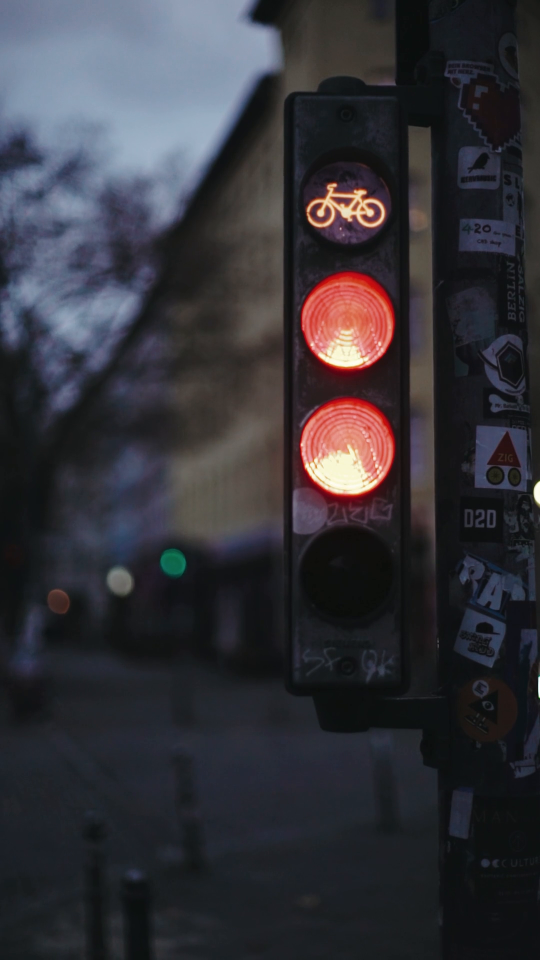
#> input picture frame 13 of data/lampu_jalan.mp4, 1080 x 1920 px (shown at 1/2 size)
$ python main.py
#> lines starting #> are read from the running program, lines starting #| are printed output that depends on the picture; after the words box and inside, x2 and y2 are one past the last pixel; in counts of white or black regions, pixels touching at a corner belong together
import os
import cv2
import numpy as np
import pandas as pd
import matplotlib.pyplot as plt
from tqdm import tqdm
from skimage.feature import local_binary_pattern
from skimage import img_as_ubyte
import warnings
warnings.filterwarnings('ignore')

class VideoFeatureExtractor:
    """Ini Kelas buat ngekstrak fitur dari video"""

    def __init__(self, data_folder='data/', output_folder='output/'):
        """
        Inisialisasi ekstrator fitur video

        Args:
            data_folder (str): Path ke folder yang berisi video
            output_folder (str): Path ke folder output
        """
        self.data_folder = data_folder
        self.output_folder = output_folder
        self.features = []
        self.video_files = []

        # Buat Folder Outputnya kalo belum ada
        os.makedirs(self.output_folder, exist_ok=True)

        # Ini parameter buat LBP
        self.lbp_radius = 1
        self.lbp_n_points = 8 * self.lbp_radius

        print("Video featurenya udah berhasil diload")
        print(f" Data folder: {self.data_folder}")
        print(f" Output folder: {self.output_folder}")

    def get_video_files(self):
        """Lagi ambil daftar video dari folder data"""
        if not os.path.exists(self.data_folder):
            raise FileNotFoundError(f"Folder {self.data_folder} Ga Ketemu")

        video_extensions = ['.mp4', '.avi', '.mov', '.mkv', '.wmv']
        self.video_files = []

        for file in os.listdir(self.data_folder):
            if any(file.lower().endswith(ext) for ext in video_extensions):
                self.video_files.append(os.path.join(self.data_folder, file))

        if not self.video_files:
            raise ValueError(f"Tidak ada file video ditemukan di folder {self.data_folder}")

        print(f"Nah Ada {len(self.video_files)} file video:")
        for i, file in enumerate(self.video_files, 1):
            print(f"   {i}. {os.path.basename(file)}")

        return self.video_files

    def preprocess_frame(self, frame, target_size=(640, 480)):
        """
        Langkah awal pra-pemrosesan: resize frame dan ubah jadi hitam putih (grayscale)

        Args:
            frame (numpy.ndarray): Frame video yang akan diproses
            target_size (tuple): Ukuran yang ditargetkan (width, height)

        Returns:
            tuple: (frame yang sudah di-resize, frame dalam bentuk grayscale)
        """
        # Resize frame
        frame_resized = cv2.resize(frame, target_size)

        # Ngonversi ke grayscale
        frame_gray = cv2.cvtColor(frame_resized, cv2.COLOR_BGR2GRAY)

        return frame_resized, frame_gray

    def extract_color_histogram(self, frame):
        """
        Ngambil fitur warna dari frame dengan histogram RGB

        Args:
            frame (numpy.ndarray): Frame video dalam format BGR (standar OpenCV)

        Returns:
            numpy.ndarray: Histogram gabungan dari warna merah, hijau, dan biru (R+G+B)
        """
        # Konversi BGR ke RGB
        frame_rgb = cv2.cvtColor(frame, cv2.COLOR_BGR2RGB)

        # ngitung histogram untuk setiap channel
        hist_r = cv2.calcHist([frame_rgb], [0], None, [256], [0, 256])
        hist_g = cv2.calcHist([frame_rgb], [1], None, [256], [0, 256])
        hist_b = cv2.calcHist([frame_rgb], [2], None, [256], [0, 256])

        # Ngegabungin histogram sama normalisasi
        combined_hist = np.concatenate([hist_r.flatten(), hist_g.flatten(), hist_b.flatten()])
        combined_hist = combined_hist / np.sum(combined_hist)

        return combined_hist

    def extract_optical_flow(self, prev_gray, curr_gray):
        """
        Ngambil fitur optical flow pakai metode Farnebäck

        Args:
            prev_gray (numpy.ndarray): Frame grayscale sebelumnya
            curr_gray (numpy.ndarray): Frame grayscale yang sekarang

        Returns:
            float: Nilai rata-rata dari magnitudo pergerakan (optical flow)
        """

        # Pakai metode Farnebäck untuk dense optical flow
        flow = cv2.calcOpticalFlowFarneback(prev_gray, curr_gray, None, 0.5, 3, 15, 3, 5, 1.2, 0)

        # Hitung magnitudo dan sudut
        magnitude, angle = cv2.cartToPolar(flow[..., 0], flow[..., 1])

        # Rata-rata magnitudo
        avg_magnitude = np.mean(magnitude)

        return avg_magnitude

    def extract_edge_density(self, frame_gray):
        """
        Ekstraksi fitur kepadatan tepi menggunakan Canny edge detection

        Args:
            frame_gray (numpy.ndarray): Frame grayscale

        Returns:
            float: Kepadatan tepi (proporsi piksel tepi)
        """
        # Deteksi tepi dengan Canny
        edges = cv2.Canny(frame_gray, 50, 150)

        # Hitung kepadatan tepi
        edge_density = np.sum(edges > 0) / (edges.shape[0] * edges.shape[1])

        return edge_density

    def extract_lbp_histogram(self, frame_gray):
        """
        Ngambil fitur tekstur dari frame pakai histogram LBP (Local Binary Patterns)

        Args:
            frame_gray (numpy.ndarray): Frame dalam format grayscale

        Returns:
            numpy.ndarray: Histogram LBP yang udah dinormalisasi
        """
        # Hitung LBP
        lbp = local_binary_pattern(frame_gray, self.lbp_n_points, self.lbp_radius, method='uniform')

        # Hitung histogram LBP
        hist_lbp, _ = np.histogram(lbp.ravel(), bins=self.lbp_n_points + 2, range=(0, self.lbp_n_points + 2))

        # Normalisasi histogram
        hist_lbp = hist_lbp.astype(float)
        hist_lbp /= (hist_lbp.sum() + 1e-7)

        return hist_lbp

    def extract_features_from_video(self, video_path):
        """
        Ngambil semua fitur dari satu file video

        Args:
            video_path (str): Lokasi/path ke file video

        Returns:
            dict: Dictionary yang berisi semua fitur hasil ekstraksi
        """
        print(f"Memproses: {os.path.basename(video_path)}")

        # Buka video
        cap = cv2.VideoCapture(video_path)

        if not cap.isOpened():
            raise ValueError(f"Tidak dapat membuka video: {video_path}")

        # Inisialisasi variabel untuk menyimpan fitur
        color_histograms = []
        optical_flows = []
        edge_densities = []
        lbp_histograms = []

        # Baca frame pertama
        ret, prev_frame = cap.read()
        if not ret:
            raise ValueError(f"Tidak dapat membaca frame dari video: {video_path}")

        prev_frame_resized, prev_gray = self.preprocess_frame(prev_frame)

        # Dapatkan informasi video
        total_frames = int(cap.get(cv2.CAP_PROP_FRAME_COUNT))
        fps = cap.get(cv2.CAP_PROP_FPS)

        print(f"    Total frames: {total_frames}, FPS: {fps:.2f}")

        # Progress bar untuk frame
        frame_pbar = tqdm(total=total_frames-1, desc="   Ekstraksi frame", leave=False)

        frame_count = 0
        while True:
            ret, curr_frame = cap.read()
            if not ret:
                break

            # Pra-pemrosesan frame
            curr_frame_resized, curr_gray = self.preprocess_frame(curr_frame)

            # Ekstraksi fitur
            try:
                # 1. Histogram warna
                color_hist = self.extract_color_histogram(curr_frame_resized)
                color_histograms.append(color_hist)

                # 2. Optical flow
                if frame_count > 0:  # Jadinya optical flow cuma dihitung setelah frame pertama
                    flow_magnitude = self.extract_optical_flow(prev_gray, curr_gray)
                    optical_flows.append(flow_magnitude)

                # 3. Edge density
                edge_density = self.extract_edge_density(curr_gray)
                edge_densities.append(edge_density)

                # 4. LBP histogram
                lbp_hist = self.extract_lbp_histogram(curr_gray)
                lbp_histograms.append(lbp_hist)

            except Exception as e:
                print(f"    Error processing frame {frame_count}: {e}")
                continue

            # Update frame sebelumnya
            prev_gray = curr_gray.copy()
            frame_count += 1
            frame_pbar.update(1)

        frame_pbar.close()
        cap.release()

        # Hitung rata-rata fitur
        features = {
            'filename': os.path.basename(video_path),
            'total_frames': total_frames,
            'fps': fps,
            'duration_seconds': total_frames / fps if fps > 0 else 0,

            # Fitur warna: rata-rata histogram RGB
            'avg_color_histogram': np.mean(color_histograms, axis=0) if color_histograms else np.zeros(768),

            # Fitur gerakan: rata-rata magnitudo optical flow
            'avg_flow_magnitude': np.mean(optical_flows) if optical_flows else 0,

            # Fitur kompleksitas: rata-rata kepadatan tepi
            'avg_edge_density': np.mean(edge_densities) if edge_densities else 0,

            # Fitur tekstur: rata-rata histogram LBP
            'avg_lbp_histogram': np.mean(lbp_histograms, axis=0) if lbp_histograms else np.zeros(self.lbp_n_points + 2)
        }

        print(f"    Berhasil diekstrak {len(color_histograms)} frame")
        return features

    def process_all_videos(self):
        """Proses semua video dan ekstrak fiturnya"""
        print("\n Memulai ekstraksi fitur dari semua video...")

        # Dapatkan daftar file video
        video_files = self.get_video_files()

        # Progress bar untuk video
        video_pbar = tqdm(video_files, desc=" Memproses video")

        for video_path in video_pbar:
            video_pbar.set_postfix({"Current": os.path.basename(video_path)})

            try:
                features = self.extract_features_from_video(video_path)
                self.features.append(features)

            except Exception as e:
                print(f" Error processing {video_path}: {e}")
                continue

        video_pbar.close()
        print(f"\n Selesai memproses {len(self.features)} video")

    # [142 lines left out: functions save_features_to_csv, create_visualizations, not called in this run]

    def run(self):
        """Jalankan seluruh proses ekstraksi fitur"""
        print("="*60)
        print(" PROGRAM EKSTRAKSI FITUR VIDEO")
        print("="*60)

        try:
            # 1. Proses semua video
            self.process_all_videos()

            # 2. Simpan fitur ke CSV
            df = self.save_features_to_csv()

            # 3. Buat visualisasi
            self.create_visualizations()

            print("\n" + "="*60)
            print(" PROGRAM SELESAI BERHASIL!")
            print("="*60)
            print(f" Hasil tersimpan di folder: {self.output_folder}")
            print(f" Total video diproses: {len(self.features)}")

            # Tampilkan ringkasan fitur
            if self.features:
                print("\n RINGKASAN FITUR:")
                print("-" * 40)
                for feature in self.features:
                    print(f" {feature['filename']}")
                    print(f"   Frames: {feature['total_frames']}")
                    print(f"   Duration: {feature['duration_seconds']:.2f}s")
                    print(f"   Flow Magnitude: {feature['avg_flow_magnitude']:.4f}")
                    print(f"   Edge Density: {feature['avg_edge_density']:.4f}")
                    print()

        except Exception as e:
            print(f" Error: {e}")
            return False

        return True

def main():
    """Fungsi utama program"""
    # Inisialisasi ekstrator fitur
    extractor = VideoFeatureExtractor(
        data_folder='data/',
        output_folder='output/'
    )

    # Jalankan program
    success = extractor.run()
#> in extract_features_from_video, prev_frame is the input picture: shape (1920, 1080, 3); mean B, G, R 56.8, 50.8, 51.9
#> in preprocess_frame, `frame_resized = cv2.resize(frame, target_size)`:
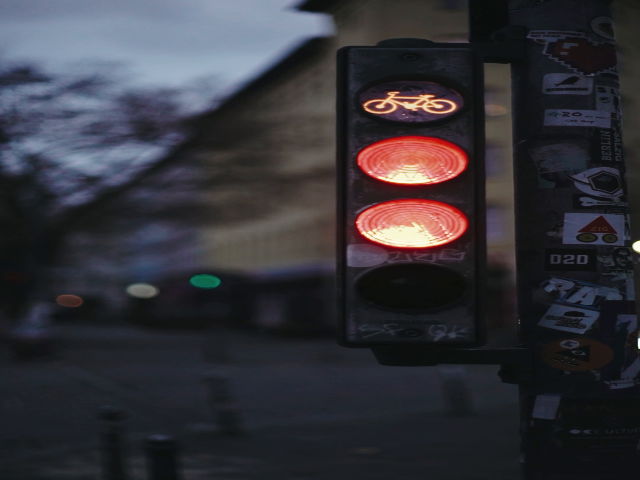
#> frame_resized: shape (480, 640, 3); mean B, G, R 56.8, 50.9, 51.9
#> in preprocess_frame, `frame_gray = cv2.cvtColor(frame_resized, cv2.COLOR_BGR2GRAY)`:
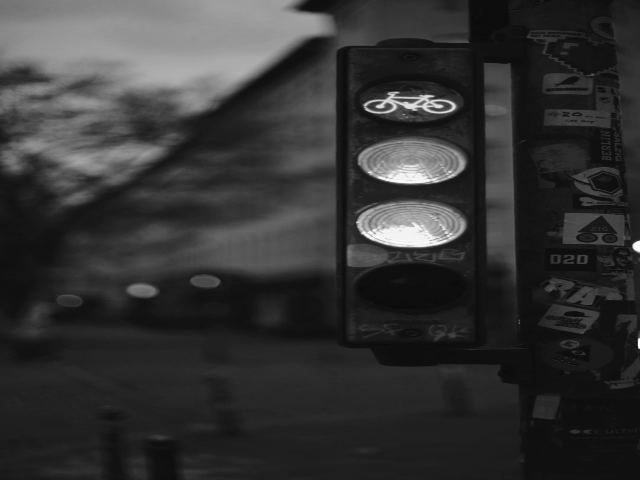
#> frame_gray: shape (480, 640); min 11, max 254, mean 51.8
#> in extract_color_histogram, `hist_r = cv2.calcHist([frame_rgb], [0], None, [256], [0, 256])`: hist_r = 256 values, max 9489 at index 15, min 0 at index 0, mean 1200
#> in extract_color_histogram, `hist_g = cv2.calcHist([frame_rgb], [1], None, [256], [0, 256])`: hist_g = 256 values, max 11698 at index 17, min 0 at index 0, mean 1200
#> in extract_color_histogram, `hist_b = cv2.calcHist([frame_rgb], [2], None, [256], [0, 256])`: hist_b = 256 values, max 10885 at index 19, min 0 at index 0, mean 1200
#> in extract_color_histogram, `combined_hist = np.concatenate([hist_r.flatten(), hist_g.flatten(), hi..`: combined_hist = 768 values, max 11698 at index 273, min 0 at index 0, mean 1200
#> in extract_color_histogram, `combined_hist = combined_hist / np.sum(combined_hist)`: combined_hist = 768 values, max 0.0127 at index 273, min 0 at index 0, mean 0.0013
#> in extract_features_from_video, `color_hist = self.extract_color_histogram(curr_frame_resized)`: color_hist has the same summary as combined_hist in extract_color_histogram
#> in extract_edge_density, `edges = cv2.Canny(frame_gray, 50, 150)`:
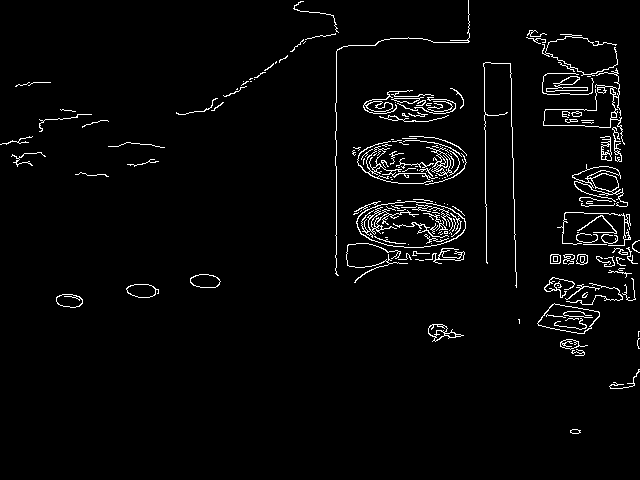
#> edges: shape (480, 640); 3% white in thin lines or dots
#> in extract_edge_density, `edge_density = np.sum(edges > 0) / (edges.shape[0] * edges.shape[1])`: edge_density = 0.0304
#> in extract_lbp_histogram, `lbp = local_binary_pattern(frame_gray, self.lbp_n_points, self.lbp_rad..`:
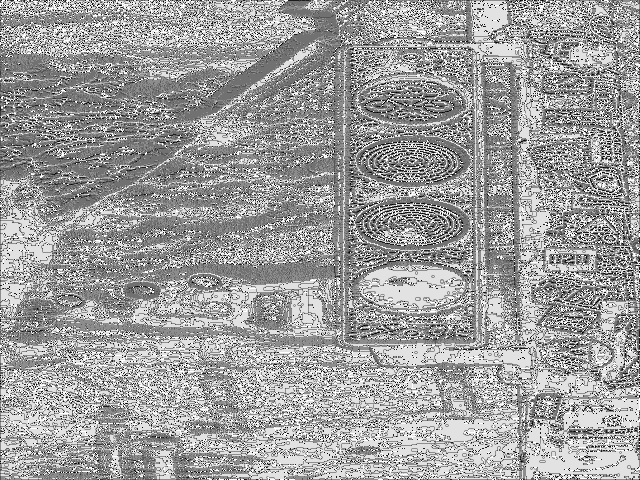
#> lbp: shape (480, 640) float64; min 0, max 9, mean 5.59; drawn with min black and max white
#> in extract_lbp_histogram, `hist_lbp, _ = np.histogram(lbp.ravel(), bins=self.lbp_n_points + 2, ra..`: hist_lbp = [4725, 14632, 5274, 28456, 47715, 67081, 17855, 21810, 75036, 24616]
#> in extract_lbp_histogram, `hist_lbp /= (hist_lbp.sum() + 1e-7)`: hist_lbp = [0.0154, 0.0476, 0.0172, 0.0926, 0.155, 0.218, 0.0581, 0.071, 0.244, 0.0801]
#> in extract_features_from_video, `lbp_hist = self.extract_lbp_histogram(curr_gray)`: lbp_hist has the same summary as hist_lbp in extract_lbp_histogram

    if success:
        print(" Program berhasil dijalankan!")
    else:
        print(" Program gagal dijalankan!")

if __name__ == "__main__":
    main()

$ run again, starting later in the video
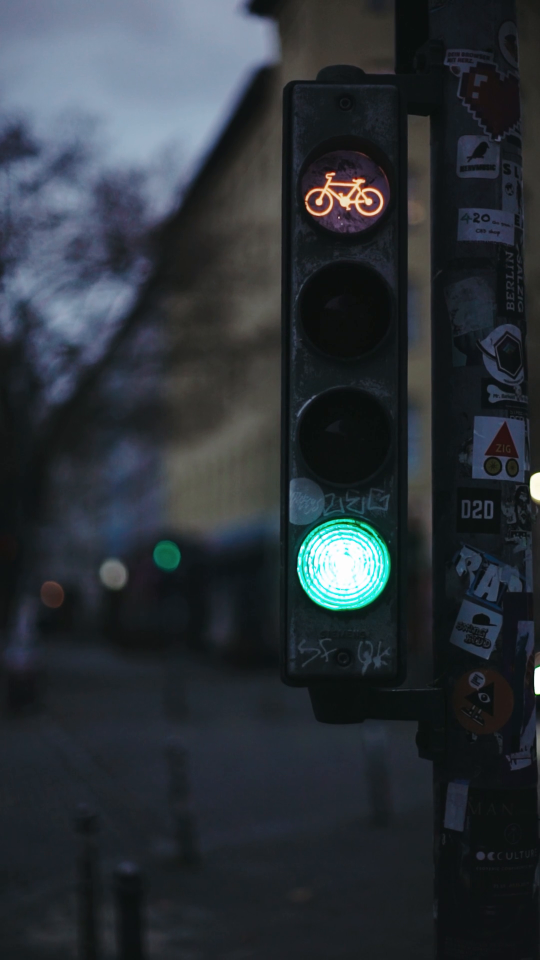
#> input picture frame 62 of data/lampu_jalan.mp4, 1080 x 1920 px (shown at 1/2 size)
#> in extract_features_from_video, prev_frame is the input picture: shape (1920, 1080, 3); mean B, G, R 56.5, 50.5, 44.1
#> hist_r = 256 values, max 10532 at index 13, min 5 at index 167, mean 1200
#> hist_g = 256 values, max 12989 at index 17, min 0 at index 0, mean 1200
#> hist_b = 256 values, max 9369 at index 21, min 0 at index 0, mean 1200
#> in extract_color_histogram, `combined_hist = np.concatenate([hist_r.flatten(), hist_g.flatten(), hi..`: combined_hist = 768 values, max 12989 at index 273, min 0 at index 256, mean 1200
#> in extract_color_histogram, `combined_hist = combined_hist / np.sum(combined_hist)`: combined_hist = 768 values, max 0.0141 at index 273, min 0 at index 256, mean 0.0013
#> color_hist has the same summary as combined_hist in extract_color_histogram
#> in extract_edge_density, `edges = cv2.Canny(frame_gray, 50, 150)`:
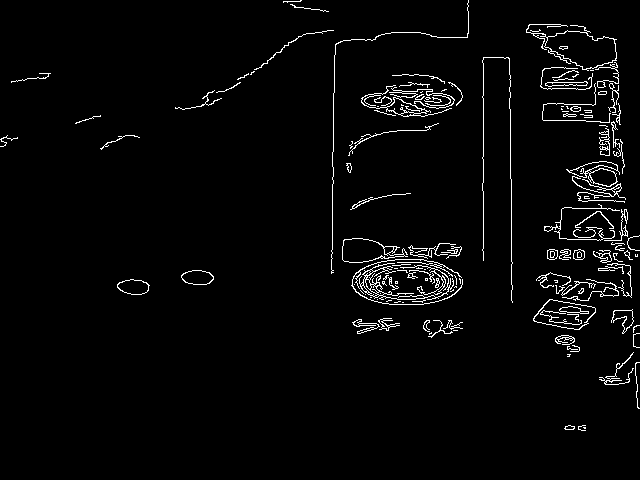
#> edges: shape (480, 640); 2.9% white in thin lines or dots, all inside (x1, y1, x2, y2) = (0, 0, 640, 431)
#> in extract_edge_density, `edge_density = np.sum(edges > 0) / (edges.shape[0] * edges.shape[1])`: edge_density = 0.0294
#> in extract_lbp_histogram, `lbp = local_binary_pattern(frame_gray, self.lbp_n_points, self.lbp_rad..`:
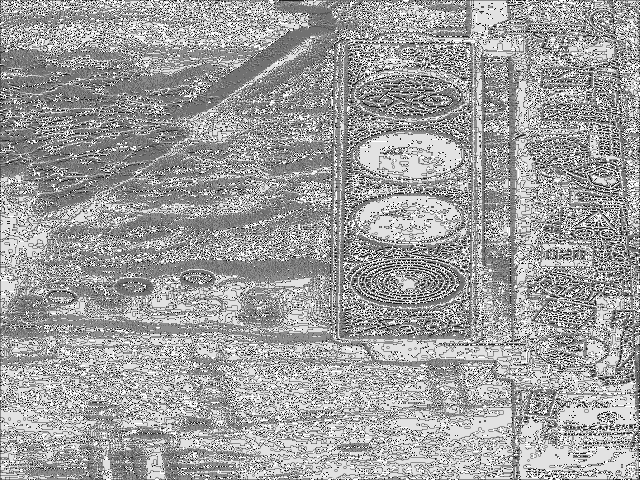
#> lbp: shape (480, 640) float64; min 0, max 9, mean 5.64; drawn with min black and max white
#> in extract_lbp_histogram, `hist_lbp, _ = np.histogram(lbp.ravel(), bins=self.lbp_n_points + 2, ra..`: hist_lbp = [6017, 15679, 5768, 27871, 42340, 63420, 18568, 23426, 76192, 27919]
#> in extract_lbp_histogram, `hist_lbp /= (hist_lbp.sum() + 1e-7)`: hist_lbp = [0.0196, 0.051, 0.0188, 0.0907, 0.138, 0.206, 0.0604, 0.0763, 0.248, 0.0909]
#> lbp_hist has the same summary as hist_lbp in extract_lbp_histogram
